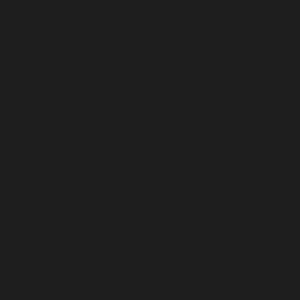
Frame 1 (no input)
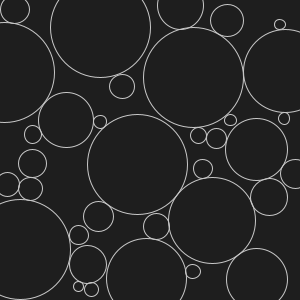
Frame 60 (the mouse pressed at the canvas centre just before this capture)
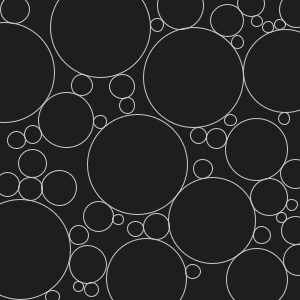
Frame 120 (the mouse held since frame 60 and released just before this capture)

The Processing sketch that drew these frames (run headless with seeded random() and noise(); from frame 60 on, the mouse is pressed at the canvas centre):

// Processing sketch: filling_with_circles
// ── filling_with_circles.pde
// 2.13.16
// 
// Filling a space with non-overlapping circles
// An experiment for the HNOC "Word Cloud" installation
//
// Algorithm from: http://paulbourke.net/texture_colour/randomtile/

// TODO:
// Take the recursion out of pointNotInCircles
// 

ArrayList<Circle> circles;

int minRadius = 5;
int maxRadius = 50;

void setup() {
  size(300, 300);
  
  circles = new ArrayList<Circle>();
 
}

void draw() {
  background(30);
  stroke(200);
  noFill();
  ellipseMode(RADIUS);
  
  for (Circle c : circles) {
    c.draw();
  }
  
  addCircle();
}

void addCircle() {
  PVector p = pointNotInCircles();
  float r = maxRadiusWithoutOverlap(p, maxRadius);
  
  if (r > minRadius) {
    circles.add(new Circle(p.x, p.y, r));
  }
}

void mousePressed() {
  addCircle();
}

/*
 * HELPER FUNCTIONS!
 */ 
PVector pointNotInCircles() {
  PVector p = new PVector(random(0, width), random(0, height));
  while (insideCircles(p)) {
    p = new PVector(random(0, width), random(0, height));
  }
  return p;
}

boolean insideCircles(PVector p) {
  for (Circle c : circles) {
    if (c.contains(p))
      return true;
  }
  return false;
}

float maxRadiusWithoutOverlap(PVector p, float maxRadius) {
  float radius = maxRadius;
  for (Circle c : circles) {
    float allowedRadius = dist(c.x, c.y, p.x, p.y) - c.r; 
    radius = min(allowedRadius, radius);
  }
  return radius;
}

class Circle {
  float x;
  float y;
  float r;
  
  Circle(float xcenter, float ycenter, float radius) {
    x = xcenter;
    y = ycenter;
    r = radius;
  }
  
  void draw() {
    ellipse(x, y, r, r);
  }
  
  boolean intersects(Circle c) {
    float centerDist = dist(x, y, c.x, c.y);
    return centerDist < r+c.r; 
  }
  
  boolean contains(PVector p) {
    return dist(x, y, p.x, p.y) < r;
  }
  
  void printInfo() {
    println("Center: " + x + ", " + y + ", Radius: " + r);
  }
}
